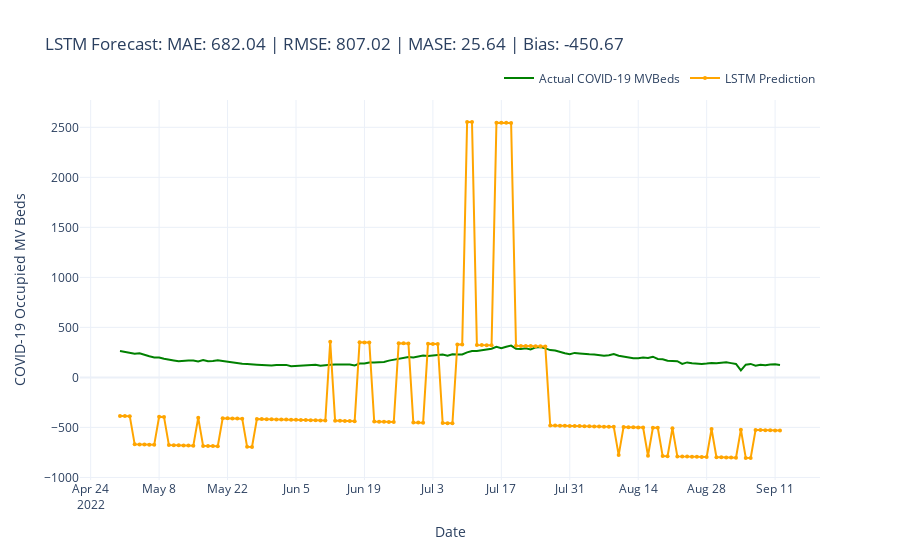

Notebook cell for this chart:
### Code cell
# %%
# -----------------------------------
# Visualization of Forecasts
# -----------------------------------
# Create DataFrame with predictions and actuals
pred_df = pd.DataFrame({
    "Actual": original_actuals,
    "LSTM": original_predictions
}, index=test.index)

# Plot the forecast using Plotly
fig = go.Figure()

# Actual values
fig.add_trace(go.Scatter(
    x=pred_df.index, 
    y=pred_df["Actual"],
    mode="lines", 
    name="Actual COVID-19 MVBeds",
    line=dict(color="green", width=2)
))

# Predicted values
fig.add_trace(go.Scatter(
    x=pred_df.index, 
    y=pred_df["LSTM"],
    mode="lines+markers", 
    name="LSTM Prediction",
    line=dict(color="orange", width=2), 
    marker=dict(size=4)
))

# Define Plot Title with Metrics
title = (f"LSTM Forecast: MAE: {original_metrics['MAE']:.2f} | "
         f"RMSE: {original_metrics['RMSE']:.2f} | "
         f"MASE: {original_metrics['MASE']:.2f} | "
         f"Bias: {original_metrics['Forecast Bias']:.2f}")

# Format and Display the Plot
fig.update_layout(
    title=title,
    xaxis_title="Date",
    yaxis_title="COVID-19 Occupied MV Beds",
    legend=dict(orientation="h", yanchor="bottom", y=1.02, xanchor="right", x=1)
)

fig.show()

### Figure 1 — Plotly figure (JSON) as saved in the notebook; plotly's stock layout.template omitted (floating-point values rounded to 4 significant figures; data arrays with more than 128 entries replaced by an {"elided": "..."} marker saying what was removed)
{"data": [{"line": {"color": "green", "width": 2}, "mode": "lines", "name": "Actual COVID-19 MVBeds", "type": "scatter", "x": {"elided": "136 str values"}, "y": {"elided": "136 int values"}}, {"line": {"color": "orange", "width": 2}, "marker": {"size": 4}, "mode": "lines+markers", "name": "LSTM Prediction", "type": "scatter", "x": {"elided": "136 str values"}, "y": {"elided": "136 float values"}}], "layout": {"legend": {"orientation": "h", "x": 1, "xanchor": "right", "y": 1.02, "yanchor": "bottom"}, "title": {"text": "LSTM Forecast: MAE: 682.04 | RMSE: 807.02 | MASE: 25.64 | Bias: -450.67"}, "xaxis": {"title": {"text": "Date"}}, "yaxis": {"title": {"text": "COVID-19 Occupied MV Beds"}}}}
